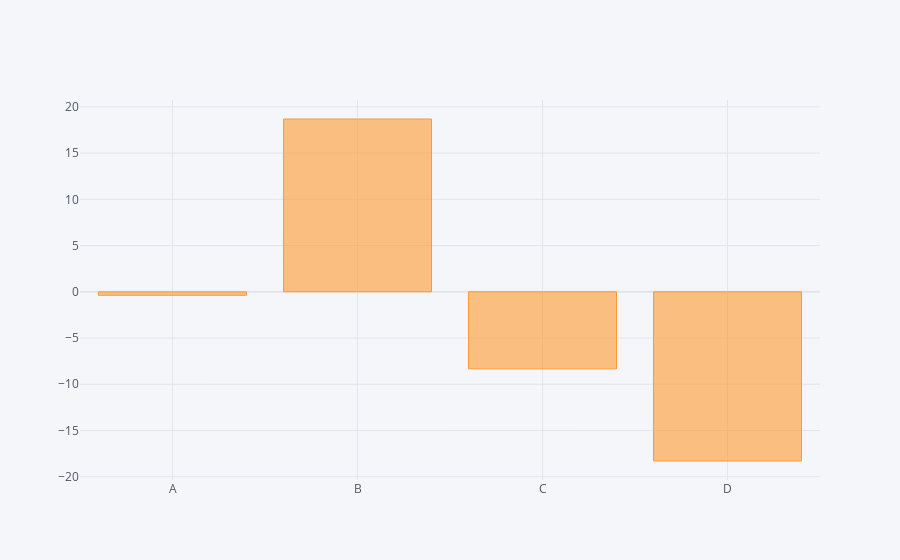

The notebook cell saved with this chart:
### Code cell
df1.sum().iplot ( kind="bar" )

### Figure 1 — Plotly figure (JSON) as saved in the notebook; plotly's stock layout.template omitted (floating-point values rounded to 4 significant figures)
{"data": [{"marker": {"color": "rgba(255, 153, 51, 0.6)", "line": {"color": "rgba(255, 153, 51, 1.0)", "width": 1}}, "name": "None", "orientation": "v", "text": "", "type": "bar", "x": ["A", "B", "C", "D"], "y": [-0.3766, 18.68, -8.333, -18.3]}], "layout": {"legend": {"bgcolor": "#F5F6F9", "font": {"color": "#4D5663"}}, "paper_bgcolor": "#F5F6F9", "plot_bgcolor": "#F5F6F9", "title": {"font": {"color": "#4D5663"}}, "xaxis": {"gridcolor": "#E1E5ED", "showgrid": true, "tickfont": {"color": "#4D5663"}, "title": {"font": {"color": "#4D5663"}, "text": ""}, "zerolinecolor": "#E1E5ED"}, "yaxis": {"gridcolor": "#E1E5ED", "showgrid": true, "tickfont": {"color": "#4D5663"}, "title": {"font": {"color": "#4D5663"}, "text": ""}, "zerolinecolor": "#E1E5ED"}}}
